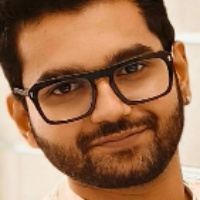
#> input picture cv-engine/face_crop_132.jpg, 200 x 200 px, given in place of 132.jpg, which was not available
$ python debug_similarity.py
#> lines starting #> are read from the running program, lines starting #| are printed output that depends on the picture; pictures that were not available may be replaced by others from this repository, and a replacement may not be noted
#!/usr/bin/env python3
"""
Debug script to analyze face similarity issues between students
"""

import os
import cv2
import numpy as np
import pickle
from PIL import Image

def load_student_data():
    """Load the current student embeddings"""
    embeddings_file = 'student_embeddings.pkl'
    if os.path.exists(embeddings_file):
        with open(embeddings_file, 'rb') as f:
            return pickle.load(f)
    return {'encodings': [], 'student_ids': []}

def analyze_image_properties(image_path, student_id):
    """Analyze basic properties of an image"""
    print(f"\n📷 Analyzing image: {student_id}")

    if not os.path.exists(image_path):
        print(f"❌ Image not found: {image_path}")
        return None

    # Load image
    img = cv2.imread(image_path)
    if img is None:
        print(f"❌ Could not read image: {image_path}")
        return None

    h, w, c = img.shape
    print(f"   • Image size: {w}x{h}x{c}")
    print(f"   • File size: {os.path.getsize(image_path)} bytes")

    # Convert to grayscale for analysis
    gray = cv2.cvtColor(img, cv2.COLOR_BGR2GRAY)

    # Basic image statistics
    mean_intensity = np.mean(gray)
    std_intensity = np.std(gray)
    print(f"   • Mean intensity: {mean_intensity:.2f}")
    print(f"   • Std intensity: {std_intensity:.2f}")

    # Face detection
    face_cascade = cv2.CascadeClassifier(cv2.data.haarcascades + 'haarcascade_frontalface_default.xml')
    faces = face_cascade.detectMultiScale(gray, 1.1, 4)

    print(f"   • Faces detected: {len(faces)}")

    if len(faces) > 0:
        x, y, w, h = faces[0]  # First face
        print(f"   • Face coordinates: ({x}, {y}, {w}, {h})")
        print(f"   • Face size: {w}x{h}")

        # Extract face region
        face_region = img[y:y+h, x:x+w]
        face_gray = gray[y:y+h, x:x+w]

        # Face-specific stats
        face_mean = np.mean(face_gray)
        face_std = np.std(face_gray)
        print(f"   • Face mean intensity: {face_mean:.2f}")
        print(f"   • Face std intensity: {face_std:.2f}")

        return {
            'image_size': (w, h),
            'face_coords': (x, y, w, h),
            'face_mean': face_mean,
            'face_std': face_std,
            'face_region': face_region
        }

    return None

def get_opencv_face_encoding(image_path):
    """Get OpenCV face encoding (same method as server)"""
#> called with image_path = 'uploads/students/132.jpg'
    img = cv2.imread(image_path)
#> img is the input picture: shape (200, 200, 3); mean B, G, R 83.5, 114.6, 159.6
    gray = cv2.cvtColor(img, cv2.COLOR_BGR2GRAY)
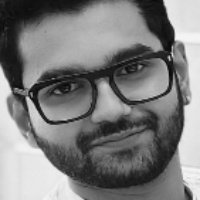
#> gray: shape (200, 200); min 9, max 246, mean 124.5

    face_cascade = cv2.CascadeClassifier(cv2.data.haarcascades + 'haarcascade_frontalface_default.xml')
    faces = face_cascade.detectMultiScale(gray, 1.1, 4)
#> faces = [[17, 9, 178, 178]]

    if len(faces) == 0:
        return None

    x, y, w, h = faces[0]
#> x = 17; y = 9; w = 178; h = 178
    face_roi = img[y:y+h, x:x+w]
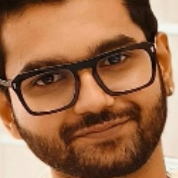
#> face_roi: shape (178, 178, 3); mean B, G, R 76.4, 109.3, 158.3

    # Same processing as server
    face_resized = cv2.resize(face_roi, (128, 128))
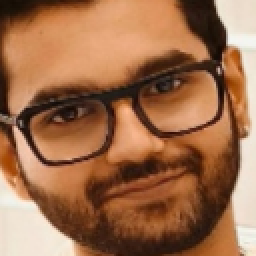
#> face_resized: shape (128, 128, 3) (shown 2 times larger); mean B, G, R 76.3, 109.2, 158.2
    encoding = face_resized.flatten().astype(np.float32)

    return encoding

def compare_opencv_encodings(enc1, enc2):
    """Compare OpenCV encodings (same method as server)"""
    # Normalize the encodings
    enc1_norm = enc1 / (np.linalg.norm(enc1) + 1e-7)
    enc2_norm = enc2 / (np.linalg.norm(enc2) + 1e-7)

    # Calculate similarity using dot product
    similarity = np.dot(enc1_norm, enc2_norm)
    return similarity

def debug_face_encodings():
    """Debug the face encodings and similarities"""
    print("🔍 Debugging Face Encodings and Similarities")
    print("=" * 60)

    # Students to analyze
    students = ['132', '172', '564']
    uploads_dir = 'uploads/students'
    processed_dir = 'processed_faces'

    # Analyze each student's images
    student_data = {}
    for student_id in students:
        print(f"\n🎯 Student {student_id}:")

        # Check original upload
        upload_path = os.path.join(uploads_dir, f'{student_id}.jpg')
        processed_path = os.path.join(processed_dir, f'{student_id}.jpg')

        upload_props = analyze_image_properties(upload_path, f"{student_id} (upload)")
        processed_props = analyze_image_properties(processed_path, f"{student_id} (processed)")

        # Get OpenCV encoding
        encoding = get_opencv_face_encoding(upload_path)
        if encoding is not None:
            print(f"   • Encoding shape: {encoding.shape}")
#|    • Encoding shape: (49152,)
            print(f"   • Encoding mean: {np.mean(encoding):.4f}")
#|    • Encoding mean: 114.5493
            print(f"   • Encoding std: {np.std(encoding):.4f}")
#|    • Encoding std: 72.3522
            print(f"   • Encoding min/max: {np.min(encoding):.2f} / {np.max(encoding):.2f}")
#|    • Encoding min/max: 0.00 / 254.00

        student_data[student_id] = {
            'upload_props': upload_props,
            'processed_props': processed_props,
            'encoding': encoding
        }
#> pass 2 of the loop in debug_face_encodings, `for student_id in students:`:
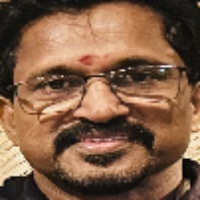
#> input picture cv-engine/face_crop_172.jpg, 200 x 200 px, given in place of 172.jpg, which was not available
#> in get_opencv_face_encoding, img is the input picture: shape (200, 200, 3); mean B, G, R 69.5, 93.4, 128.4
#> in get_opencv_face_encoding (call 2), `gray = cv2.cvtColor(img, cv2.COLOR_BGR2GRAY)`:
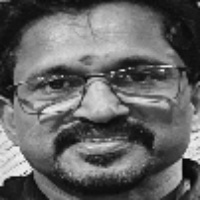
#> gray: shape (200, 200); min 5, max 242, mean 101.1
#> faces = [[12, 12, 175, 175]]
#> x = 12; w = 175
#> face_roi: shape (175, 175, 3)
#> in get_opencv_face_encoding (call 2), `face_resized = cv2.resize(face_roi, (128, 128))`:
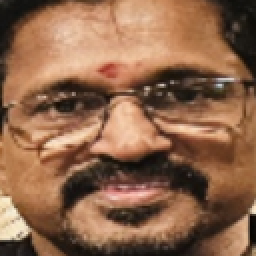
#> face_resized: shape (128, 128, 3) (shown 2 times larger); mean B, G, R 75.3, 101.8, 141.8
#|    • Encoding shape: (49152,)
#|    • Encoding mean: 106.3201
#|    • Encoding std: 61.3419
#|    • Encoding min/max: 0.00 / 254.00

    # Compare similarities
    print(f"\n🔄 Similarity Comparisons:")
    print("-" * 40)

    for i, student1 in enumerate(students):
        for j, student2 in enumerate(students):
            if i < j:  # Avoid duplicate comparisons
                enc1 = student_data[student1]['encoding']
                enc2 = student_data[student2]['encoding']

                if enc1 is not None and enc2 is not None:
                    similarity = compare_opencv_encodings(enc1, enc2)
                    print(f"Student {student1} vs {student2}: {similarity:.4f} ({similarity*100:.2f}%)")

                    # Analyze encoding differences
                    diff = np.abs(enc1 - enc2)
                    print(f"   • Encoding difference mean: {np.mean(diff):.4f}")
                    print(f"   • Encoding difference std: {np.std(diff):.4f}")
                else:
                    print(f"Student {student1} vs {student2}: Could not compare (missing encoding)")

def check_system_embeddings():
    """Check what's stored in the system embeddings"""
    print(f"\n📊 Current System Embeddings:")
    print("-" * 40)

    student_data = load_student_data()
    print(f"Total students enrolled: {len(student_data['student_ids'])}")
    print(f"Student IDs: {student_data['student_ids']}")

    if len(student_data['encodings']) > 0:
        print(f"Encoding shape: {student_data['encodings'][0].shape}")

        # Compare stored encodings
        for i, id1 in enumerate(student_data['student_ids']):
            for j, id2 in enumerate(student_data['student_ids']):
                if i < j:
                    enc1 = student_data['encodings'][i]
                    enc2 = student_data['encodings'][j]

                    similarity = compare_opencv_encodings(enc1, enc2)
                    print(f"Stored: {id1} vs {id2}: {similarity:.4f} ({similarity*100:.2f}%)")

if __name__ == "__main__":
    print("🔍 Face Recognition Debugging Tool")
    print("=" * 50)

    # Check system embeddings first
    check_system_embeddings()

    # Debug face encodings
    debug_face_encodings()

    print(f"\n💡 Recommendations:")
    print("1. Install proper face_recognition library: pip install face-recognition")
    print("2. If similarities are too high, the OpenCV method may be inadequate")
    print("3. Consider using different face detection/encoding methods")
    print("4. Check if images are actually different people")
